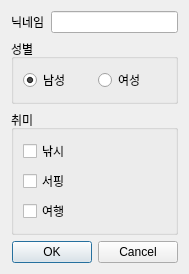
<?xml version="1.0" encoding="UTF-8"?>
<ui version="4.0">
 <class>Dialog</class>
 <widget class="QDialog" name="Dialog">
  <property name="geometry">
   <rect>
    <x>0</x>
    <y>0</y>
    <width>189</width>
    <height>231</height>
   </rect>
  </property>
  <property name="windowTitle">
   <string>Dialog</string>
  </property>
  <layout class="QVBoxLayout" name="verticalLayout">
   <item>
    <layout class="QFormLayout" name="formLayout">
     <item row="0" column="0">
      <widget class="QLabel" name="lblNick">
       <property name="text">
        <string>닉네임</string>
       </property>
      </widget>
     </item>
     <item row="0" column="1">
      <widget class="QLineEdit" name="editNick"/>
     </item>
    </layout>
   </item>
   <item>
    <widget class="QGroupBox" name="groupGender">
     <property name="title">
      <string>성별</string>
     </property>
     <layout class="QHBoxLayout" name="horizontalLayout">
      <item>
       <widget class="QRadioButton" name="rdoMale">
        <property name="text">
         <string>남성</string>
        </property>
        <property name="checked">
         <bool>true</bool>
        </property>
       </widget>
      </item>
      <item>
       <widget class="QRadioButton" name="rdoFemale">
        <property name="text">
         <string>여성</string>
        </property>
       </widget>
      </item>
     </layout>
    </widget>
   </item>
   <item>
    <widget class="QGroupBox" name="groupHobby">
     <property name="title">
      <string>취미</string>
     </property>
     <property name="checkable">
      <bool>false</bool>
     </property>
     <layout class="QVBoxLayout" name="verticalLayout_2">
      <item>
       <widget class="QCheckBox" name="chkHobby1">
        <property name="text">
         <string>낚시</string>
        </property>
        <attribute name="buttonGroup">
         <string notr="true">buttonGroup</string>
        </attribute>
       </widget>
      </item>
      <item>
       <widget class="QCheckBox" name="chkHobby2">
        <property name="text">
         <string>서핑</string>
        </property>
        <attribute name="buttonGroup">
         <string notr="true">buttonGroup</string>
        </attribute>
       </widget>
      </item>
      <item>
       <widget class="QCheckBox" name="chkHobby3">
        <property name="text">
         <string>여행</string>
        </property>
        <attribute name="buttonGroup">
         <string notr="true">buttonGroup</string>
        </attribute>
       </widget>
      </item>
     </layout>
    </widget>
   </item>
   <item>
    <widget class="QDialogButtonBox" name="buttonBox">
     <property name="orientation">
      <enum>Qt::Horizontal</enum>
     </property>
     <property name="standardButtons">
      <set>QDialogButtonBox::Cancel|QDialogButtonBox::Ok</set>
     </property>
    </widget>
   </item>
  </layout>
 </widget>
 <resources/>
 <connections>
  <connection>
   <sender>buttonBox</sender>
   <signal>accepted()</signal>
   <receiver>Dialog</receiver>
   <slot>accept()</slot>
   <hints>
    <hint type="sourcelabel">
     <x>248</x>
     <y>254</y>
    </hint>
    <hint type="destinationlabel">
     <x>157</x>
     <y>274</y>
    </hint>
   </hints>
  </connection>
  <connection>
   <sender>buttonBox</sender>
   <signal>rejected()</signal>
   <receiver>Dialog</receiver>
   <slot>reject()</slot>
   <hints>
    <hint type="sourcelabel">
     <x>316</x>
     <y>260</y>
    </hint>
    <hint type="destinationlabel">
     <x>286</x>
     <y>274</y>
    </hint>
   </hints>
  </connection>
 </connections>
 <buttongroups>
  <buttongroup name="buttonGroup">
   <property name="exclusive">
    <bool>false</bool>
   </property>
  </buttongroup>
 </buttongroups>
</ui>
